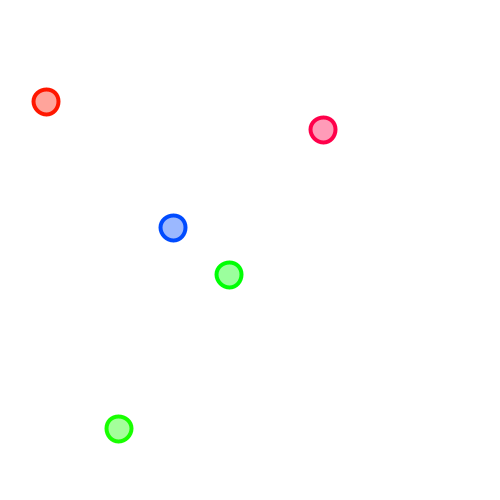
Frame 1 (no input)
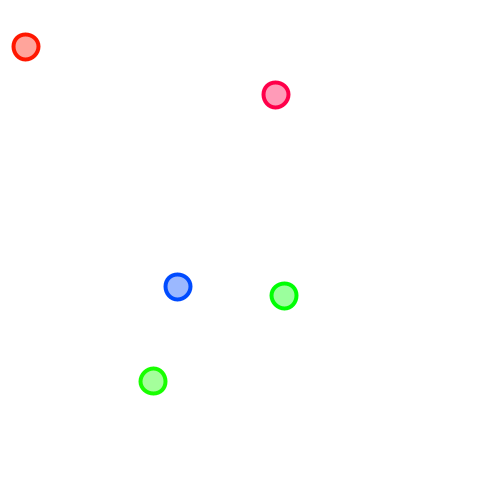
Frame 60 (the mouse pressed at the canvas centre just before this capture)
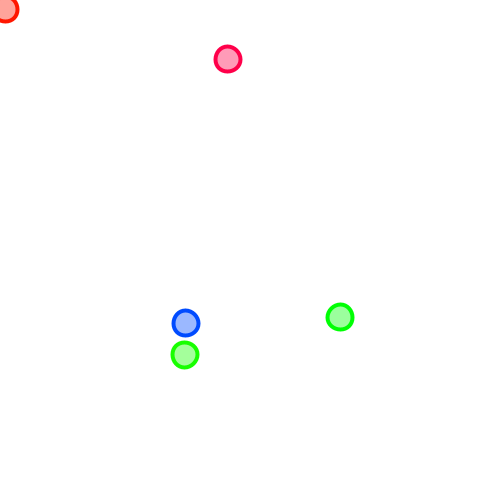
Frame 120 (the mouse held since frame 60 and released just before this capture)

The Processing sketch that drew these frames (run headless with seeded random() and noise(); from frame 60 on, the mouse is pressed at the canvas centre):

// Processing sketch: Bouncing_balls_example
// ── Bouncing_balls_example.pde
//HIIIIIII THIS IS MY EDIT :) :) :)

Ball[] balls = new Ball[5];
PVector mouse;

void setup() {
  size(500, 500);
  mouse = new PVector(width/2, height/2);  //This PVector will be the point the balls interact with
  colorMode(HSB, 360, 100, 100);
  for (int i = 0; i < balls.length; i++) {
    balls[i] = new Ball();
  }
}
void draw() {
  mouse.set(mouseX, mouseY);
  background(0, 0, 100);
  for (int i = 0; i < balls.length; i++) {
    balls[i].display();
    balls[i].move();
    balls[i].edgeBounce();
    for (int j = 0; j < balls.length; j++) {  //use a for loop to iterate through the entire array again
      if (i!=j) {  //don't check if you'd be checking a ball against itself
        balls[i].ballCheck(balls[j]);  //call the ballCheck function, telling it to check against each other Ball
      }
    }
  }
}


// ── ball_class.pde
class Ball {
  PVector loc, vel;
  int d;
  color c;

  Ball() {
    loc = new PVector(random(width), random(height));
    vel = PVector.random2D();
    d = 25;
    c = color(random(360), 100, 100);
  }

  void display() {
    fill(c, 100);
    stroke(c);
    strokeWeight(4);
    ellipse(loc.x, loc.y, d, d);
  }

  void move() {
    loc.add(vel);
  }
  //I made edgeBounce its own method in case I want to add other functionality when the balls hit the edge
  //Having this already pulled into its own function makes it easy to identify when balls hit the edge
  void edgeBounce() {
    if (loc.x > width) {
      vel.x = -abs(vel.x);
    } 
    if (loc.x < 0) {
      vel.x = abs(vel.x);
    }
    if (loc.y > height) {
      vel.y = -abs(vel.y);
    } 
    if (loc.y < 0) {
      vel.y = abs(vel.y);
    }
  }

  //Now I am modifying this to check for another ball
  void ballCheck(Ball b) {  //I pass in one argument - an object of the ball class
    if (loc.dist(b.loc) < d/2 + b.d/2) {  //Check to see if the distance between the centers of the circles is less than the radii of the circles
      //instead of changing colors, balls get a random velocity
      vel = PVector.random2D();
      b.vel = PVector.random2D();
    }
  }
}
